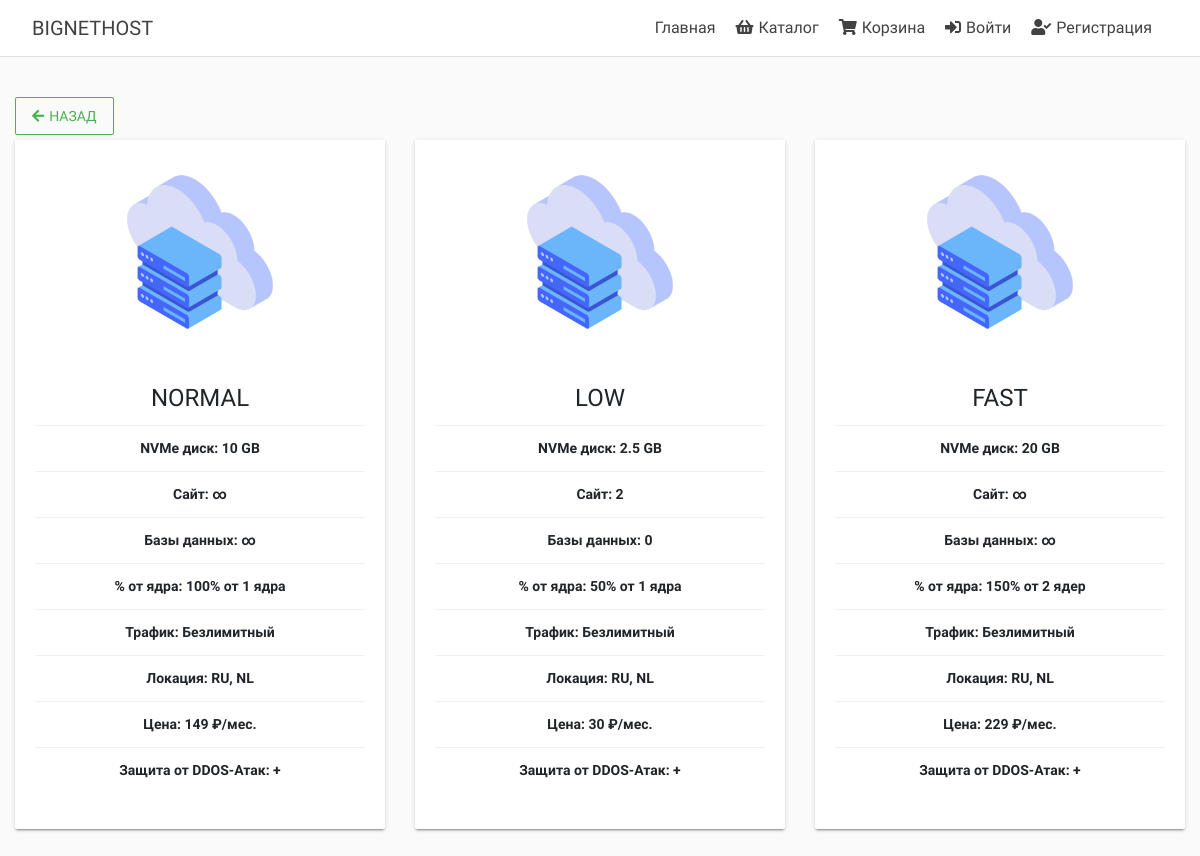
The app's page /catalog/category/1/ with its own data.
### mainapp/models.py (models this page shows, shortened)
class Hosting(models.Model):
    category = models.ForeignKey(Category,
                                 on_delete=models.CASCADE)
    name = models.CharField('Название тарифа', max_length=128)
    desc = models.TextField('Описание тарифа', blank=True)
    prise = models.IntegerField('Цена', default=0)
    disk = models.CharField('Дисковое пространство', max_length=128)
    site = models.CharField('Сайты', max_length=128, blank=True)
    db = models.CharField('База Данных', max_length=128, blank=True)
    cpu = models.CharField('Нагрузка на цп', max_length=128)
    ram = models.CharField('Оперативная память', max_length=128, blank=True)
    traffic = models.CharField('Трафик', max_length=128)
    location = models.CharField('Локация', max_length=128)
    ddos = models.CharField('Защита от ДДОС', max_length=128)
    is_active = models.BooleanField('Активный тариф')
    image = models.ImageField('Картинка', upload_to='img', height_field=None, width_field=None, max_length=100,
                              null=True)
    class Meta:
        verbose_name = 'хостинг'
        verbose_name_plural = 'хостинги'

### mainapp/views.py (the view)
# urls.py: path('catalog/category/<int:pk>/', mainapp.catalog_page, name='catalog_page'),
def catalog_page(request, pk):
    web = Hosting.objects.filter(category_id=pk)
    context = {
        'page_title': 'страница услуг',
        'web': web,
    }
    return render(request, 'mainapp/catalog_page.html', context)

### mainapp/templates/mainapp/catalog_page.html (shortened to what this page needs)
{% extends 'mainapp/base.html' %}
{% load static %}
{% block content %}
    <div class="container-fluid">
        <br>
        <a href="/catalog">
            <button class="btn btn-outline-success"><i class="fas fa-arrow-left"></i>Назад</button>
        </a>
        <br>
        <div class="card-deck">
            {% for item in web %}
                <div class="card">
                    <img class="card-img-top" src="{{ item.image.url }}" alt="Card image cap">
                    <div class="card-body text-center">
                        <h3 class="card-title text-center">{{ item.name }}</h3>
                        <table class="table">
                            <tbody>
                            <tr class="text-center">
                                <th>NVMe диск: {{ item.disk }}</th>
                            </tr>
                            <tr class="text-center">
                                <th>Сайт: {{ item.site }}</th>
                            </tr>
                            <tr class="text-center">
                                <th>Базы данных: {{ item.db }}</th>
                            </tr>
                            <tr class="text-center">
                                <th>% от ядра: {{ item.cpu }}</th>
                            </tr>
                            <tr class="text-center">
                                <th>Трафик: {{ item.traffic }}</th>
                            </tr>
                            <tr class="text-center">
                                <th>Локация: {{ item.location }}</th>
                            </tr>
                            <tr class="text-center">
                                <th>Цена: {{ item.prise }} &#8381;/мес.</th>
                            </tr>
                            <tr class="text-center">
                                <th>Защита от DDOS-Атак: {{ item.ddos }}</th>
                            </tr>
                            </tbody>
                        </table>
                    </div>
                </div>
            {% endfor %}
        </div>
        <br>
    </div>
{% endblock %}

### static/css/main.css (style rules this page uses)
* { font-family: 'Ubuntu', sans-serif; }
i { padding-right: 5px; }
.card { margin-left: 3%; }
.card-img-top { width: 10rem; align-self: center; }
img { margin: 2rem; display: flex; flex-flow: column wrap; justify-content: flex-start; align-items: flex-start; }

### records on screen
Hosting: image (picture), name "NORMAL", disk "10 GB", site "∞", db "∞", cpu "100% от 1 ядра", traffic "Безлимитный", location "RU, NL", prise "149", ddos "+"
Hosting: image (picture), name "LOW", disk "2.5 GB", site "2", db "0", cpu "50% от 1 ядра", traffic "Безлимитный", location "RU, NL", prise "30", ddos "+"
Hosting: image (picture), name "FAST", disk "20 GB", site "∞", db "∞", cpu "150% от 2 ядер", traffic "Безлимитный", location "RU, NL", prise "229", ddos "+"
